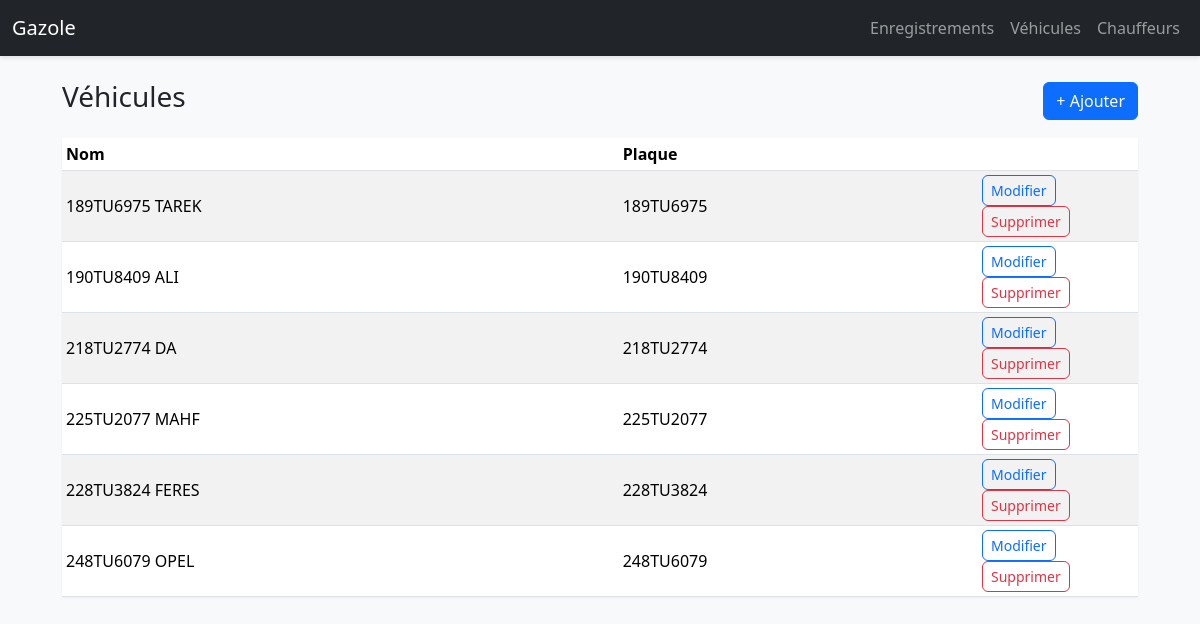
Page /vehicles on the committed database.
### models.py (models this page shows, shortened)
class Vehicle(db.Model):
    __tablename__ = 'vehicle'
    id = db.Column(db.Integer, primary_key=True)
    name = db.Column(db.String(120), nullable=False)
    plate = db.Column(db.String(40))

### app.py (the view)
@app.route('/vehicles')
def vehicles_list():
    from models import Vehicle
    vehicles = Vehicle.query.order_by(Vehicle.name.asc()).all()
    return render_template('vehicles_list.html', vehicles=vehicles)

### templates/vehicles_list.html
{% extends 'base.html' %}
{% block content %}
<div class="d-flex justify-content-between align-items-center mb-3">
  <h3>Véhicules</h3>
  <a class="btn btn-primary" href="{{ url_for('vehicle_new') }}">+ Ajouter</a>
</div>
<table class="table table-striped table-sm align-middle shadow-sm">
  <thead>
    <tr>
      <th>Nom</th>
      <th>Plaque</th>
      <th style="width:160px"></th>
    </tr>
  </thead>
  <tbody>
    {% for v in vehicles %}
    <tr>
      <td>{{ v.name }}</td>
      <td>{{ v.plate or '' }}</td>
      <td>
        <a class="btn btn-sm btn-outline-primary" href="{{ url_for('vehicle_edit', vid=v.id) }}">Modifier</a>
        <form method="post" class="d-inline" action="{{ url_for('vehicle_delete', vid=v.id) }}" onsubmit="return confirm('Supprimer ?');">
          <button class="btn btn-sm btn-outline-danger">Supprimer</button>
        </form>
      </td>
    </tr>
    {% endfor %}
  </tbody>
</table>
{% endblock %}

### templates/base.html (style rules this page uses)
body { background-color: #f8f9fa; }
.table { background: white; }
.table thead th { white-space: nowrap; }
.table td, .table th { vertical-align: middle; }
.btn { border-radius: 0.375rem; }
.shadow-sm { box-shadow: 0 1px 2px rgba(0,0,0,0.05) !important; }

### rows in the picture
Vehicle: name "189TU6975 TAREK", plate "189TU6975"
Vehicle: name "190TU8409 ALI", plate "190TU8409"
Vehicle: name "218TU2774 DA", plate "218TU2774"
Vehicle: name "225TU2077 MAHF", plate "225TU2077"
Vehicle: name "228TU3824 FERES", plate "228TU3824"
Vehicle: name "248TU6079 OPEL", plate "248TU6079"
